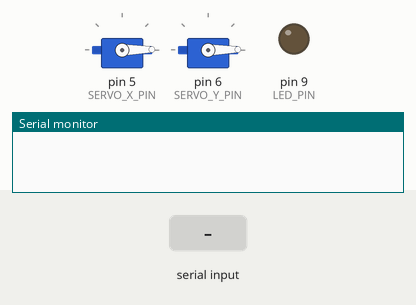
This sketch was run on a simulated Arduino Uno, built with avr-gcc and run on an emulated ATmega328P. On the bench: 2 × servo, output pins drawn as LEDs (lit = HIGH), the last lines printed to the serial monitor. Inputs (shaded band) come from the test bench.

Above: at 1.2 s.
1.3 s: "move_product" received over Serial
At 3.0 s:
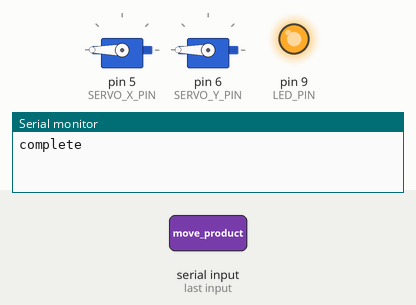
4.3 s: "init" received over Serial
At 5.1 s:
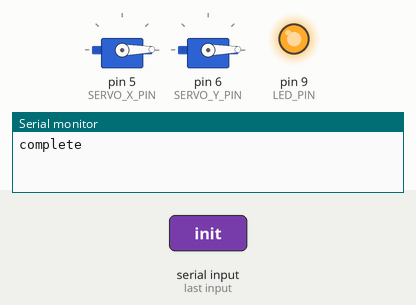
Timing chart, 0 to 7.3 s (numbered marks = the images above; inputs shaded):
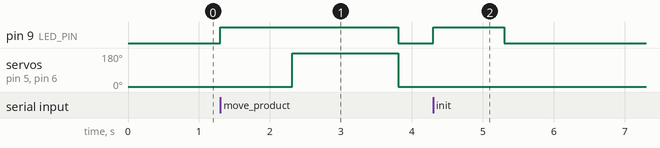

Measured:
- after the input at 1.3 s, pin 9 (LED_PIN): LOW → HIGH at once, → LOW 2.5 s later; servo on pin 5 (SERVO_X_PIN), servo on pin 6 (SERVO_Y_PIN): 1° → 180° after 1.0 s, → 1° 1.5 s later
- after the input at 4.3 s, pin 9 (LED_PIN): LOW → HIGH at once, → LOW 1.0 s later

The sketch:

machine_2.ino
```cpp
#include <Servo.h>

#define SERVO_X_PIN 5
#define SERVO_Y_PIN 6
#define LED_PIN 9

Servo servo_x, servo_y;

#define MACHINE_TYPE "sorter"

void setup() {
  // Initialise Serial driver
  Serial.begin(9600);

  // Initialise LED
  pinMode(LED_PIN, OUTPUT);

  // Initialise motor controllers
  servo_x.attach(SERVO_X_PIN);
  servo_y.attach(SERVO_Y_PIN);

  // Set default position
  set_motor_xy_position(1);

}

void loop() {
  if (Serial.available() > 0) {
    digitalWrite(LED_PIN, HIGH);
    String command = Serial.readString();
    command.trim();
    if (command == "init") {
      Serial.write("mover\n");
    }
    if (command == "move_product") {
      set_motor_xy_position(180);
      Serial.write("complete\n");
      delay(1500);
      set_motor_xy_position(1);
    }
    digitalWrite(LED_PIN, LOW);
  }
}

void set_motor_xy_position(int pos) {
  servo_y.write(pos);
  servo_x.write(pos);
}
void set_motor_x_position(int pos) {
  servo_x.write(pos);
}

void set_motor_y_position(int pos) {
  servo_y.write(pos);
}
```
